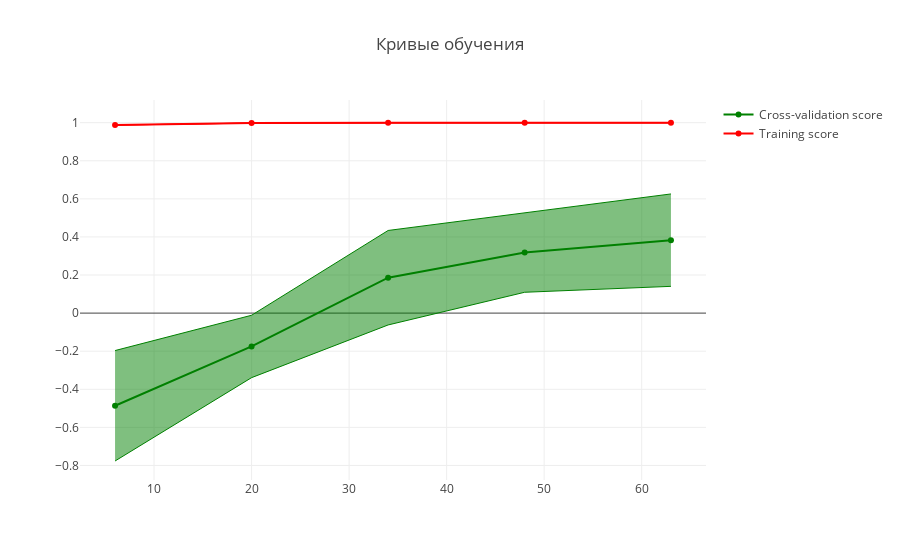

The cell this chart's notebook holds for it:
### Code cell
xgb = XGBRegressor(random_state=17, **grid.best_params_)
tscv = TimeSeriesSplit(n_splits=10)
plot_learning_curve(xgb, X_train, y_train, cv=tscv)

### Figure 1 — Plotly figure (JSON) as saved in the notebook; plotly's stock layout.template omitted (floating-point values rounded to 4 significant figures)
{"data": [{"line": {"color": "green", "width": 1}, "mode": "lines", "showlegend": false, "type": "scatter", "x": [6, 20, 34, 48, 63], "y": [-0.1967, -0.01129, 0.4339, 0.5267, 0.6257]}, {"fill": "tonexty", "line": {"color": "green", "width": 1}, "mode": "lines", "showlegend": false, "type": "scatter", "x": [6, 20, 34, 48, 63], "y": [-0.7766, -0.3389, -0.06219, 0.1095, 0.1405]}, {"line": {"color": "red", "width": 1}, "mode": "lines", "showlegend": false, "type": "scatter", "x": [6, 20, 34, 48, 63], "y": [0.9874, 0.9978, 0.9992, 0.9995, 0.9996]}, {"fill": "tonexty", "line": {"color": "red", "width": 1}, "mode": "lines", "showlegend": false, "type": "scatter", "x": [6, 20, 34, 48, 63], "y": [0.9874, 0.9978, 0.9992, 0.9995, 0.9996]}, {"marker": {"color": "red"}, "name": "Training score", "showlegend": true, "type": "scatter", "x": [6, 20, 34, 48, 63], "y": [0.9874, 0.9978, 0.9992, 0.9995, 0.9996]}, {"marker": {"color": "green"}, "name": "Cross-validation score", "showlegend": true, "type": "scatter", "x": [6, 20, 34, 48, 63], "y": [-0.4866, -0.1751, 0.1859, 0.3181, 0.3831]}], "layout": {"title": "Кривые обучения"}}
